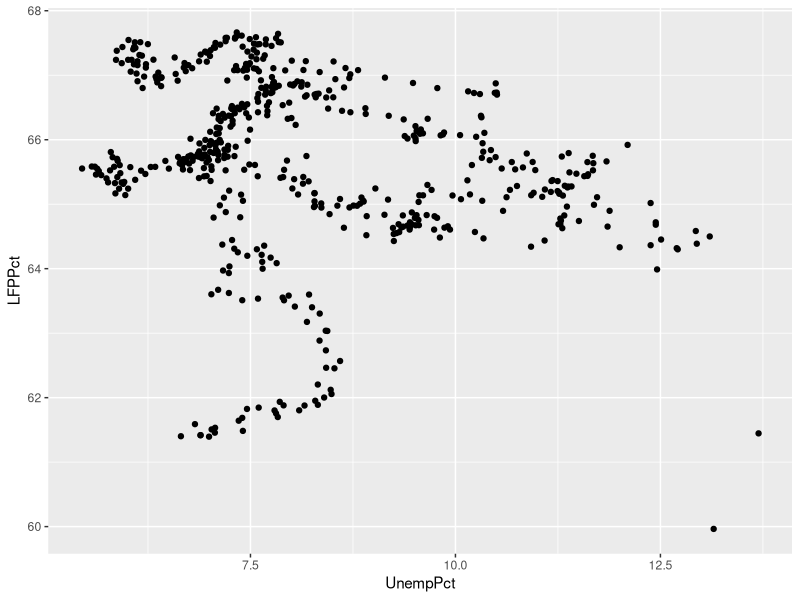
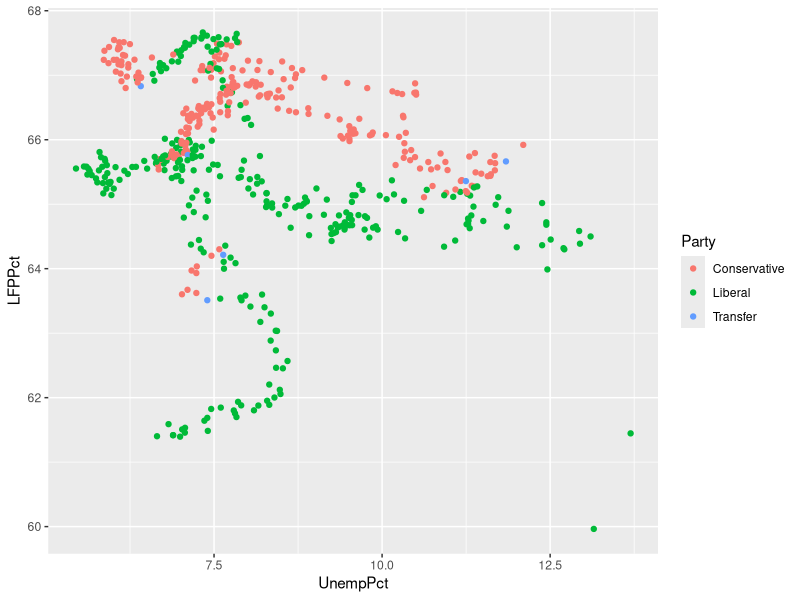
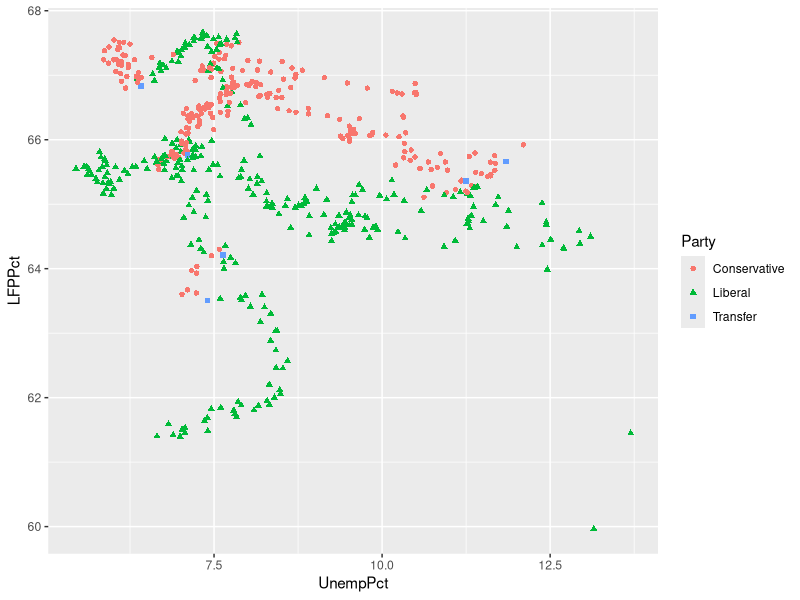
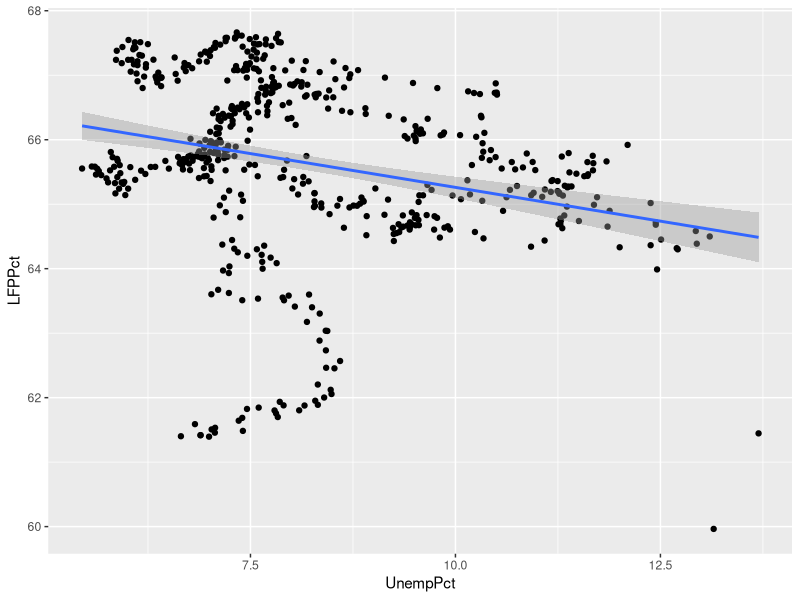
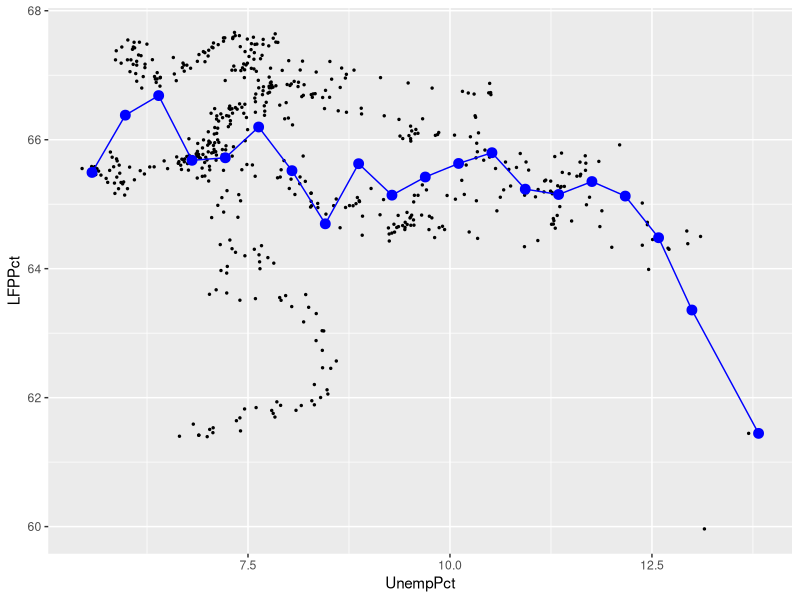
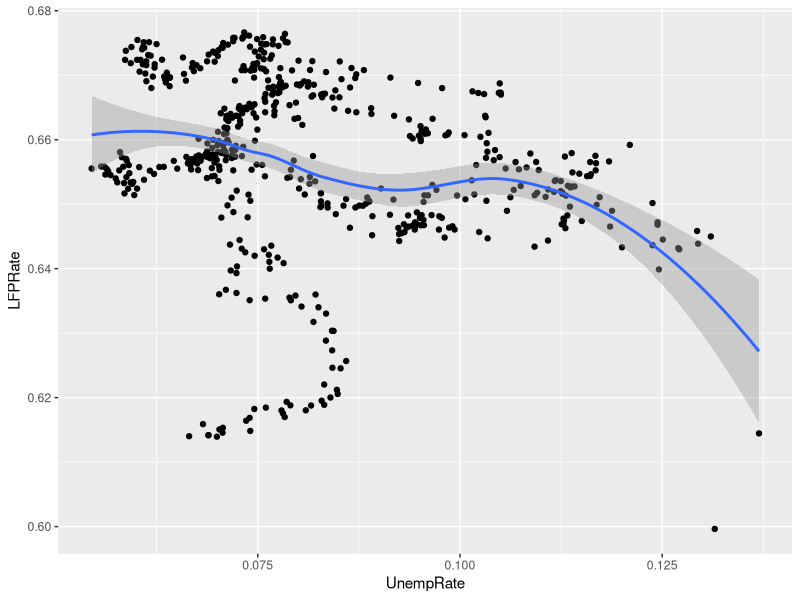
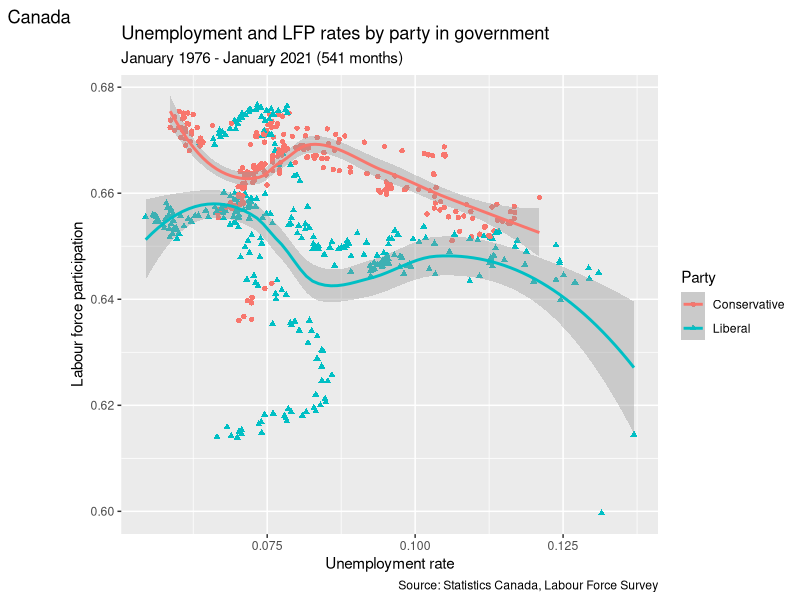

Here is the R script that generated these plots, in order:
## ---- chunk 1
knitr::opts_chunk$set(echo = TRUE)
library(tidyverse)
EmpData <- read_csv("EmploymentData.csv")
# Make permanent changes to EmpData
EmpData <- EmpData %>%
  mutate(MonthYr = as.Date(MonthYr,"%m/%d/%Y")) %>% 
  mutate(UnempPct = 100*UnempRate) %>% 
  mutate(LFPPct = 100*LFPRate)
## ---- chunk 2
ggplot(data=EmpData,aes(x=UnempPct,y=LFPPct)) + 
  geom_point()
## ---- chunk 3
ggplot(data=EmpData,aes(x=UnempPct,y=LFPPct)) + 
  geom_point(aes(col=Party))
## ---- chunk 4
ggplot(data=EmpData,aes(x=UnempPct,y=LFPPct)) + 
  geom_point(aes(col=Party, shape=Party))
## ---- chunk 5
# For two specific columns of data
cat("covariance: ",cov(EmpData$UnempPct,EmpData$LFPPct),"\n")
cat("correlation: ",cor(EmpData$UnempPct,EmpData$LFPPct),"\n")
## ---- chunk 6
# For the whole data set (at least the numerical parts)
EmpData %>%
  select(where(is.numeric)) %>%
  cor()
## ---- chunk 7
# EmpData has missing data in 1976 for the variable AnnPopGrowth
# Casewise will exclude 1976 from all calculations
EmpData %>%
  select(where(is.numeric)) %>%
  cor(use="complete.obs")
# Pairwise will only exclude 1976 from calculations involving AnnPopGrowth
EmpData %>%
  select(where(is.numeric)) %>%
  cor(use="pairwise.complete.obs")

## ---- chunk 8
ggplot(data=EmpData,aes(x=UnempPct,y=LFPPct)) + 
  geom_point() +
  geom_smooth(method="lm") 
## ---- chunk 9
ggplot(data=EmpData,aes(x=UnempPct,y=LFPPct)) + 
 geom_point(size=0.5) +
  stat_summary_bin(fun='mean', bins=20,
                   col="blue", size=3, geom='point') +
  stat_summary_bin(fun='mean', bins=20,
                   col="blue", size=0.5, geom='line')
## ---- chunk 10
ggplot(data=EmpData,aes(x=UnempRate,y=LFPRate)) + 
  geom_point() +
  geom_smooth()
## ---- chunk 11
ggplot(data=EmpData %>% filter(Party != "Transfer"),
       aes(x=UnempRate,y=LFPRate)) + 
  geom_point(aes(col=Party, shape=Party)) +
  geom_smooth(aes(col=Party)) +
  labs(title="Unemployment and LFP rates by party in government",
      subtitle=paste("January 1976 - January 2021 (",
                     nrow(EmpData),
                     " months)",
                     sep="",
                     collapse=""),
      caption="Source: Statistics Canada, Labour Force Survey",
      tag="Canada") +
  xlab("Unemployment rate") +
  ylab("Labour force participation")
